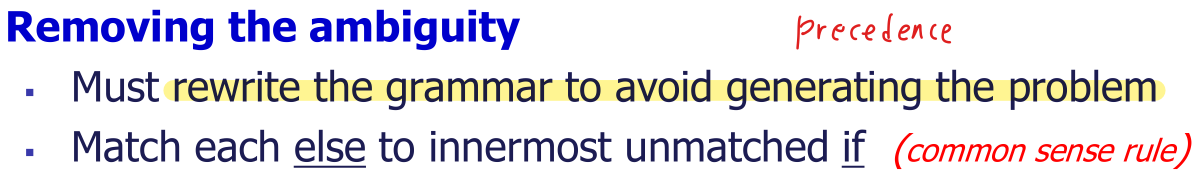
#> input picture pororo/models/brainOCR/all_data/handwriting/C_003_wrong_0.png, 2398 x 352 px (shown at 1/2 size)
$ python -i utils.py   (imports and definitions only)   (older library calls are emulated)
#> lines starting #> are read from the running program, lines starting #| are printed output that depends on the picture
### pororo/models/brainOCR/imgproc.py
"""
This is adapted from https://github.com/clovaai/CRAFT-pytorch/blob/master/imgproc.py
Copyright (c) 2019-present NAVER Corp.
MIT License
"""

import cv2
import numpy as np
from skimage import io


def load_image(img_file):
    img = io.imread(img_file)  # RGB order
    if img.shape[0] == 2:
        img = img[0]
    if len(img.shape) == 2:
        img = cv2.cvtColor(img, cv2.COLOR_GRAY2RGB)
    if img.shape[2] == 4:
        img = img[:, :, :3]
    img = np.array(img)

    return img


# [70 lines left out: functions normalize_mean_variance, denormalize_mean_variance, resize_aspect_ratio, cvt2heatmap_img, not called in this run]

### pororo/models/brainOCR/utils.py
"""
This code is adapted from https://github.com/JaidedAI/EasyOCR/blob/8af936ba1b2f3c230968dc1022d0cd3e9ca1efbb/easyocr/utils.py
"""

import math
import os
from urllib.request import urlretrieve

import cv2
import numpy as np
import torch
from PIL import Image
from torch import Tensor

from .imgproc import load_image

# NOTE: The Digit Coefficient of heuristic intervene
DIGITCOEF = 0.2
SPECCOEF = 0.2
THRESHOLD = 0.2


# [50 lines left out: functions consecutive, word_segmentation, not called in this run]


# code is based from https://github.com/githubharald/CTCDecoder/blob/master/src/BeamSearch.py
class BeamEntry:
    "information about one single beam at specific time-step"

    # [7 lines left out: function __init__, not called in this run]


class BeamState:
    "information about the beams at specific time-step"

    def __init__(self):
        self.entries = {}

    # [196 lines left out: functions norm, sort, wordsearch, applyLM, simplify_label, addBeam and 1 more, not called in this run]


class CTCLabelConverter(object):
    """ Convert between text-label and text-index """

    # [266 lines left out: functions __init__, encode, decode_greedy, decode_beamsearch, four_point_transform, group_text_box and 1 more, not called in this run]


def diff(input_list):
    return max(input_list) - min(input_list)


# [120 lines left out: functions get_paragraph, printProgressBar, not called in this run]


def reformat_input(image):
    """
    :param image: image file path or bytes or array
    :return:
        img (array): (original_image_height, original_image_width, 3)
        img_cv_grey (array): (original_image_height, original_image_width, 3)
    """
#> called with image = 'all_data/handwriting/C_003_wrong_0.png'
    if type(image) == str:
        if image.startswith("http://") or image.startswith("https://"):
            tmp, _ = urlretrieve(
                image,
                reporthook=printProgressBar(
                    prefix="Progress:",
                    suffix="Complete",
                    length=50,
                ),
            )
            img_cv_grey = cv2.imread(tmp, cv2.IMREAD_GRAYSCALE)
            os.remove(tmp)
        else:
            img_cv_grey = cv2.imread(image, cv2.IMREAD_GRAYSCALE)
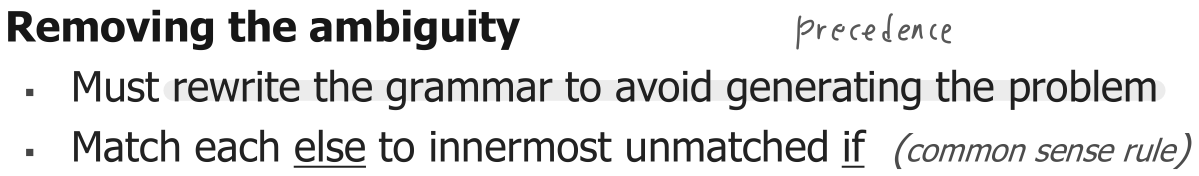
#> img_cv_grey: shape (352, 2398) (shown at 1/2 size); min 23, max 255, mean 224.6
            image = os.path.expanduser(image)
        img = load_image(image)  # can accept URL
    elif type(image) == bytes:
        nparr = np.frombuffer(image, np.uint8)
        img = cv2.imdecode(nparr, cv2.IMREAD_COLOR)
        img = cv2.cvtColor(img, cv2.COLOR_BGR2RGB)
        img_cv_grey = cv2.cvtColor(img, cv2.COLOR_BGR2GRAY)

    elif type(image) == np.ndarray:
        if len(image.shape) == 2:  # grayscale
            img_cv_grey = image
            img = cv2.cvtColor(image, cv2.COLOR_GRAY2BGR)
        elif len(image.shape) == 3 and image.shape[2] == 3:  # BGRscale
            img = image
            img_cv_grey = cv2.cvtColor(image, cv2.COLOR_BGR2GRAY)
        elif len(image.shape) == 3 and image.shape[2] == 4:  # RGBAscale
            img = image[:, :, :3]
            img = cv2.cvtColor(img, cv2.COLOR_RGB2BGR)
            img_cv_grey = cv2.cvtColor(img, cv2.COLOR_BGR2GRAY)

    return img, img_cv_grey

>>> result = reformat_input('all_data/handwriting/C_003_wrong_0.png')

$ run again, on pororo/models/brainOCR/all_data/handwriting/C_003_wrong_3.png
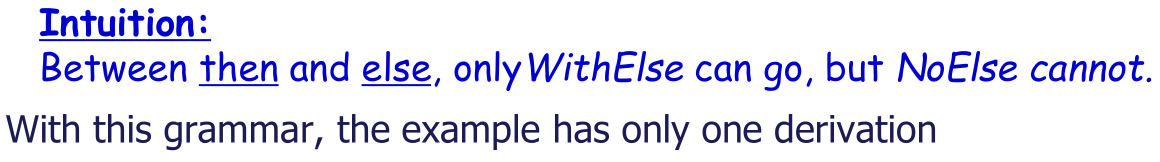
#> input picture pororo/models/brainOCR/all_data/handwriting/C_003_wrong_3.png, 2320 x 323 px (shown at 1/2 size)
#> in reformat_input, `img_cv_grey = cv2.imread(image, cv2.IMREAD_GRAYSCALE)`:
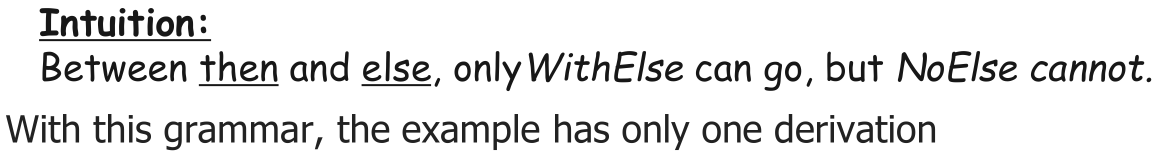
#> img_cv_grey: shape (323, 2320) (shown at 1/2 size); min 23, max 255, mean 231.6
